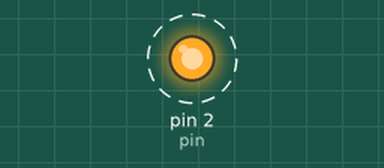
Simulated run of this sketch. Board: Arduino Uno, built with avr-gcc and run on an emulated ATmega328P. Parts: output pins drawn as LEDs (lit = HIGH). Dashed ring = blinking. What the sketch prints to the serial monitor is not drawn.

Above: at 0.2 s.
Timing chart, 0 to 3.0 s (numbered marks = the images above):
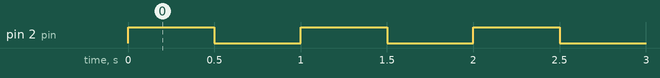

The sketch:

dronebotWorkshop.ino
```cpp
#define pin 2

void setup() {
  pinMode(pin, OUTPUT);

  Serial.begin(115200);
}

void loop() {
  Serial.print("Hello");
  digitalWrite(pin, HIGH);

  delay(500);

  Serial.println(" world!");
  digitalWrite(pin, LOW);

  delay(500);
}
```

Measured:
- by itself, pin 2 (pin): alternates HIGH for 0.50 s and LOW for 0.50 s
